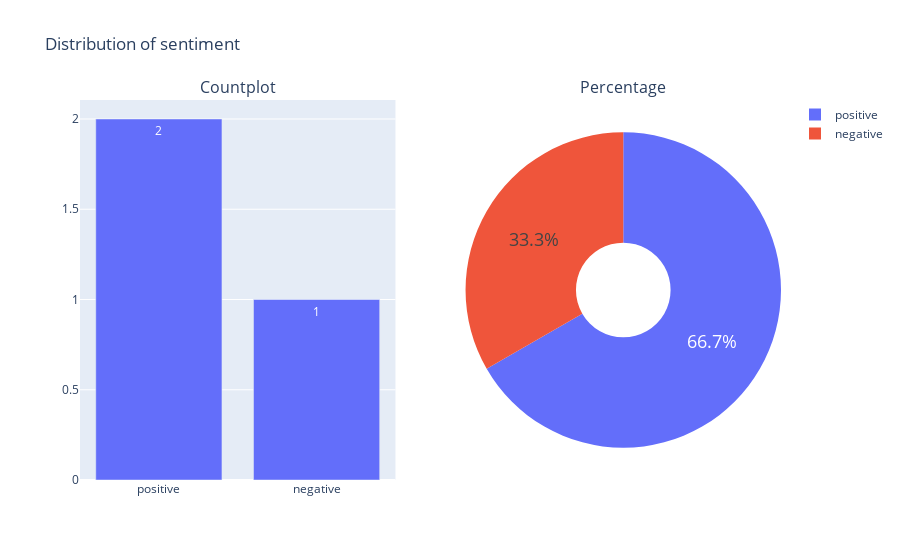

The notebook cell this image was saved under:
### Code cell
from vaderSentiment.vaderSentiment import SentimentIntensityAnalyzer
from textblob import TextBlob
import pandas as pd
import plotly.graph_objects as go
from plotly.subplots import make_subplots

# Example dataframe
data = {'reviewText': ['This is a great product!', 'I did not like this at all.', 'Pretty good, could be better.']}
df = pd.DataFrame(data)

# Calculate polarity and subjectivity using TextBlob
df[['polarity', 'subjectivity']] = df['reviewText'].apply(lambda Text: pd.Series(TextBlob(Text).sentiment))

# Calculate Vader sentiment scores
analyzer = SentimentIntensityAnalyzer()
df['vader_score'] = df['reviewText'].apply(lambda text: analyzer.polarity_scores(text)['compound'])

# Classify sentiments into categories
def classify_sentiment(score):
    if score >= 0.05:
        return 'positive'
    elif score <= -0.05:
        return 'negative'
    else:
        return 'neutral'

df['sentiment'] = df['vader_score'].apply(classify_sentiment)

# Define the categorical_variable_summary function
def categorical_variable_summary(df, column_name):
    fig = make_subplots(
        rows=1, cols=2, 
        subplot_titles=('Countplot', 'Percentage'),
        specs=[[{"type": "xy"}, {'type': 'domain'}]]
    )

    # Countplot
    fig.add_trace(
        go.Bar(
            y=df[column_name].value_counts().values.tolist(),
            x=[str(i) for i in df[column_name].value_counts().index],
            text=df[column_name].value_counts().values.tolist(),
            textposition='auto',
            name=column_name,
            showlegend=False
        ),
        row=1, col=1
    )

    # Pie chart
    fig.add_trace(
        go.Pie(
            labels=df[column_name].value_counts().keys(),
            values=df[column_name].value_counts().values,
            textfont=dict(size=18),
            name=column_name,
            hole=0.3
        ),
        row=1, col=2
    )

    fig.update_layout(title_text=f'Distribution of {column_name}')
    fig.show()

# Call the function with the sentiment column
categorical_variable_summary(df, 'sentiment')

### Figure 1 — Plotly figure (JSON) as saved in the notebook; plotly's stock layout.template omitted (floating-point values rounded to 4 significant figures)
{"data": [{"name": "sentiment", "showlegend": false, "text": ["2", "1"], "textposition": "auto", "type": "bar", "x": ["positive", "negative"], "xaxis": "x", "y": [2, 1], "yaxis": "y"}, {"domain": {"x": [0.55, 1], "y": [0, 1]}, "hole": 0.3, "labels": ["positive", "negative"], "name": "sentiment", "textfont": {"size": 18}, "type": "pie", "values": [2, 1]}], "layout": {"annotations": [{"font": {"size": 16}, "showarrow": false, "text": "Countplot", "x": 0.225, "xanchor": "center", "xref": "paper", "y": 1, "yanchor": "bottom", "yref": "paper"}, {"font": {"size": 16}, "showarrow": false, "text": "Percentage", "x": 0.775, "xanchor": "center", "xref": "paper", "y": 1, "yanchor": "bottom", "yref": "paper"}], "title": {"text": "Distribution of sentiment"}, "xaxis": {"anchor": "y", "domain": [0, 0.45]}, "yaxis": {"anchor": "x", "domain": [0, 1]}}}
